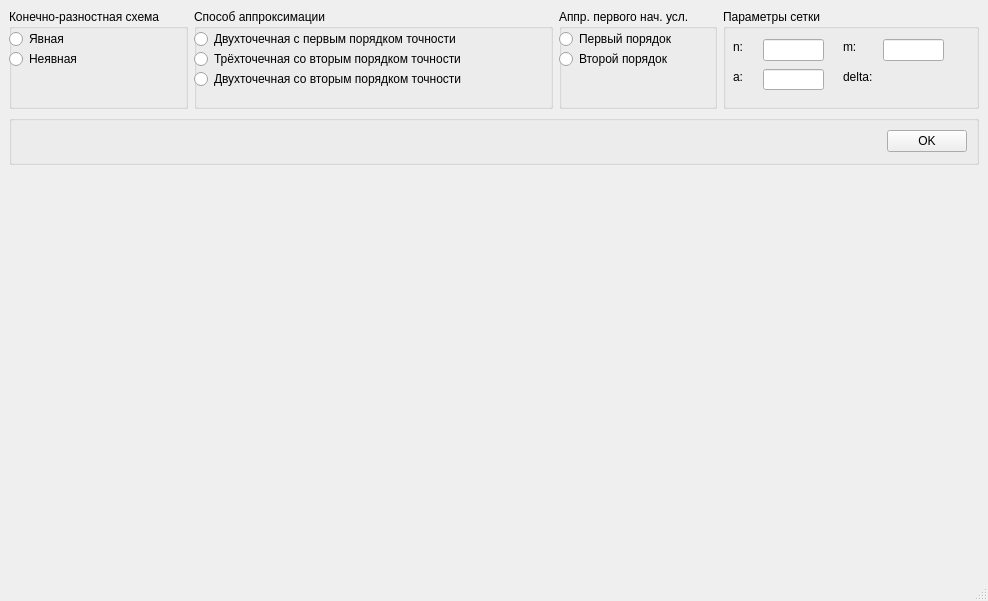
<?xml version="1.0" encoding="UTF-8"?>
<ui version="4.0">
 <class>MainWindow</class>
 <widget class="QMainWindow" name="MainWindow">
  <property name="geometry">
   <rect>
    <x>0</x>
    <y>0</y>
    <width>988</width>
    <height>601</height>
   </rect>
  </property>
  <property name="windowTitle">
   <string>MainWindow</string>
  </property>
  <widget class="QWidget" name="centralwidget">
   <property name="sizePolicy">
    <sizepolicy hsizetype="Minimum" vsizetype="Minimum">
     <horstretch>0</horstretch>
     <verstretch>0</verstretch>
    </sizepolicy>
   </property>
   <layout class="QVBoxLayout" name="verticalLayout" stretch="2,1,8">
    <item>
     <layout class="QHBoxLayout" name="horizontalLayout" stretch="3,7,0,5">
      <item>
       <widget class="QGroupBox" name="shema_box">
        <property name="title">
         <string>Конечно-разностная схема</string>
        </property>
        <widget class="QRadioButton" name="explicit_appr_flag">
         <property name="geometry">
          <rect>
           <x>0</x>
           <y>20</y>
           <width>100</width>
           <height>20</height>
          </rect>
         </property>
         <property name="text">
          <string>Явная</string>
         </property>
        </widget>
        <widget class="QRadioButton" name="implicit_app_flag">
         <property name="geometry">
          <rect>
           <x>0</x>
           <y>40</y>
           <width>100</width>
           <height>20</height>
          </rect>
         </property>
         <property name="text">
          <string>Неявная</string>
         </property>
        </widget>
       </widget>
      </item>
      <item>
       <widget class="QGroupBox" name="approximation_box">
        <property name="title">
         <string>Способ аппроксимации</string>
        </property>
        <widget class="QRadioButton" name="two_point_three_appr">
         <property name="geometry">
          <rect>
           <x>0</x>
           <y>20</y>
           <width>351</width>
           <height>20</height>
          </rect>
         </property>
         <property name="text">
          <string>Двухточечная с первым порядком точности</string>
         </property>
        </widget>
        <widget class="QRadioButton" name="three_point_two_appr">
         <property name="geometry">
          <rect>
           <x>0</x>
           <y>40</y>
           <width>351</width>
           <height>20</height>
          </rect>
         </property>
         <property name="text">
          <string>Трёхточечная со вторым порядком точности</string>
         </property>
        </widget>
        <widget class="QRadioButton" name="two_point_two_appr">
         <property name="geometry">
          <rect>
           <x>0</x>
           <y>60</y>
           <width>351</width>
           <height>20</height>
          </rect>
         </property>
         <property name="text">
          <string>Двухточечная со вторым порядком точности</string>
         </property>
        </widget>
       </widget>
      </item>
      <item>
       <widget class="QGroupBox" name="groupBox">
        <property name="title">
         <string>Аппр. первого нач. усл.</string>
        </property>
        <widget class="QRadioButton" name="radioButton">
         <property name="geometry">
          <rect>
           <x>0</x>
           <y>20</y>
           <width>151</width>
           <height>20</height>
          </rect>
         </property>
         <property name="text">
          <string>Первый порядок</string>
         </property>
        </widget>
        <widget class="QRadioButton" name="radioButton_2">
         <property name="geometry">
          <rect>
           <x>0</x>
           <y>40</y>
           <width>151</width>
           <height>20</height>
          </rect>
         </property>
         <property name="text">
          <string>Второй порядок</string>
         </property>
        </widget>
       </widget>
      </item>
      <item>
       <widget class="QGroupBox" name="parameters_box">
        <property name="title">
         <string>Параметры сетки</string>
        </property>
        <widget class="QLineEdit" name="a_lineEdit">
         <property name="geometry">
          <rect>
           <x>40</x>
           <y>60</y>
           <width>61</width>
           <height>21</height>
          </rect>
         </property>
        </widget>
        <widget class="QLabel" name="a_lbl">
         <property name="geometry">
          <rect>
           <x>10</x>
           <y>60</y>
           <width>21</width>
           <height>16</height>
          </rect>
         </property>
         <property name="text">
          <string>a:</string>
         </property>
        </widget>
        <widget class="QLabel" name="delta_lbl">
         <property name="geometry">
          <rect>
           <x>120</x>
           <y>60</y>
           <width>51</width>
           <height>16</height>
          </rect>
         </property>
         <property name="text">
          <string>delta:</string>
         </property>
        </widget>
        <widget class="QLabel" name="n_lbl">
         <property name="geometry">
          <rect>
           <x>10</x>
           <y>30</y>
           <width>31</width>
           <height>16</height>
          </rect>
         </property>
         <property name="text">
          <string>n:</string>
         </property>
        </widget>
        <widget class="QLineEdit" name="n_lineEdit">
         <property name="geometry">
          <rect>
           <x>40</x>
           <y>30</y>
           <width>61</width>
           <height>22</height>
          </rect>
         </property>
        </widget>
        <widget class="QLabel" name="m_lbl">
         <property name="geometry">
          <rect>
           <x>120</x>
           <y>30</y>
           <width>41</width>
           <height>16</height>
          </rect>
         </property>
         <property name="text">
          <string>m:</string>
         </property>
        </widget>
        <widget class="QLineEdit" name="m_lineEdit">
         <property name="geometry">
          <rect>
           <x>160</x>
           <y>30</y>
           <width>61</width>
           <height>22</height>
          </rect>
         </property>
        </widget>
        <widget class="QLabel" name="label">
         <property name="geometry">
          <rect>
           <x>180</x>
           <y>60</y>
           <width>51</width>
           <height>16</height>
          </rect>
         </property>
         <property name="text">
          <string/>
         </property>
        </widget>
       </widget>
      </item>
     </layout>
    </item>
    <item>
     <widget class="QGroupBox" name="OK_btn_Box">
      <property name="title">
       <string/>
      </property>
      <layout class="QHBoxLayout" name="horizontalLayout_3">
       <item>
        <widget class="QLabel" name="equation_lbl">
         <property name="text">
          <string>&lt;html&gt;&lt;head/&gt;&lt;body&gt;&lt;p&gt;&lt;img src=&quot;:/Prefix1/equation.png&quot;/&gt;&lt;/p&gt;&lt;/body&gt;&lt;/html&gt;</string>
         </property>
        </widget>
       </item>
       <item>
        <widget class="QLabel" name="term1_lbl">
         <property name="text">
          <string>&lt;html&gt;&lt;head/&gt;&lt;body&gt;&lt;p&gt;&lt;img src=&quot;:/Prefix2/term1.png&quot;/&gt;&lt;/p&gt;&lt;/body&gt;&lt;/html&gt;</string>
         </property>
        </widget>
       </item>
       <item>
        <widget class="QLabel" name="term2_lbl">
         <property name="text">
          <string>&lt;html&gt;&lt;head/&gt;&lt;body&gt;&lt;p&gt;&lt;img src=&quot;:/Prefix3/term2.png&quot;/&gt;&lt;/p&gt;&lt;/body&gt;&lt;/html&gt;</string>
         </property>
        </widget>
       </item>
       <item>
        <widget class="QLabel" name="term3_lbl">
         <property name="text">
          <string>&lt;html&gt;&lt;head/&gt;&lt;body&gt;&lt;p&gt;&lt;img src=&quot;:/Prefix4/term3.png&quot;/&gt;&lt;/p&gt;&lt;/body&gt;&lt;/html&gt;</string>
         </property>
        </widget>
       </item>
       <item>
        <widget class="QPushButton" name="OK_btn">
         <property name="sizePolicy">
          <sizepolicy hsizetype="Fixed" vsizetype="Fixed">
           <horstretch>0</horstretch>
           <verstretch>0</verstretch>
          </sizepolicy>
         </property>
         <property name="text">
          <string>OK</string>
         </property>
        </widget>
       </item>
      </layout>
     </widget>
    </item>
    <item>
     <layout class="QHBoxLayout" name="horizontalLayout_2">
      <item>
       <widget class="QWidget" name="widget" native="true"/>
      </item>
      <item>
       <widget class="QWidget" name="widget_2" native="true"/>
      </item>
     </layout>
    </item>
   </layout>
  </widget>
  <widget class="QMenuBar" name="menubar">
   <property name="geometry">
    <rect>
     <x>0</x>
     <y>0</y>
     <width>988</width>
     <height>19</height>
    </rect>
   </property>
  </widget>
  <widget class="QStatusBar" name="statusbar"/>
 </widget>
 <resources>
  <include location="../nm1/nm1.qrc"/>
  <include location="../nm1/nm4.qrc"/>
  <include location="../nm1/nm3.qrc"/>
  <include location="../nm1/nm2.qrc"/>
 </resources>
 <connections/>
</ui>
